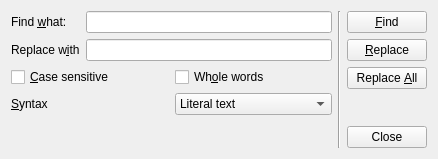
<?xml version="1.0" encoding="UTF-8"?>
<ui version="4.0">
 <class>FindAndReplaceDlg</class>
 <widget class="QDialog" name="FindAndReplaceDlg">
  <property name="geometry">
   <rect>
    <x>0</x>
    <y>0</y>
    <width>438</width>
    <height>159</height>
   </rect>
  </property>
  <property name="windowTitle">
   <string>Find and Replace</string>
  </property>
  <layout class="QHBoxLayout" name="horizontalLayout_3">
   <item>
    <layout class="QVBoxLayout" name="verticalLayout">
     <item>
      <layout class="QGridLayout" name="gridLayout">
       <item row="0" column="0">
        <widget class="QLabel" name="label">
         <property name="text">
          <string>Find &amp;what:</string>
         </property>
         <property name="buddy">
          <cstring>findLineEdit</cstring>
         </property>
        </widget>
       </item>
       <item row="0" column="1">
        <widget class="QLineEdit" name="findLineEdit"/>
       </item>
       <item row="1" column="0">
        <widget class="QLabel" name="label_2">
         <property name="text">
          <string>Replace w&amp;ith</string>
         </property>
         <property name="buddy">
          <cstring>replaceLineEdit</cstring>
         </property>
        </widget>
       </item>
       <item row="1" column="1">
        <widget class="QLineEdit" name="replaceLineEdit"/>
       </item>
      </layout>
     </item>
     <item>
      <layout class="QHBoxLayout" name="horizontalLayout">
       <item>
        <widget class="QCheckBox" name="caseCheckBox">
         <property name="text">
          <string>&amp;Case sensitive</string>
         </property>
        </widget>
       </item>
       <item>
        <widget class="QCheckBox" name="wholeCheckBox">
         <property name="text">
          <string>Wh&amp;ole words</string>
         </property>
        </widget>
       </item>
      </layout>
     </item>
     <item>
      <layout class="QHBoxLayout" name="horizontalLayout_2">
       <item>
        <widget class="QLabel" name="label_3">
         <property name="text">
          <string>&amp;Syntax</string>
         </property>
         <property name="buddy">
          <cstring>syntaxComboBox</cstring>
         </property>
        </widget>
       </item>
       <item>
        <widget class="QComboBox" name="syntaxComboBox">
         <item>
          <property name="text">
           <string>Literal text</string>
          </property>
         </item>
         <item>
          <property name="text">
           <string>Regular expression</string>
          </property>
         </item>
        </widget>
       </item>
      </layout>
     </item>
     <item>
      <spacer name="verticalSpacer">
       <property name="orientation">
        <enum>Qt::Vertical</enum>
       </property>
       <property name="sizeHint" stdset="0">
        <size>
         <width>20</width>
         <height>40</height>
        </size>
       </property>
      </spacer>
     </item>
    </layout>
   </item>
   <item>
    <widget class="Line" name="line">
     <property name="orientation">
      <enum>Qt::Vertical</enum>
     </property>
    </widget>
   </item>
   <item>
    <layout class="QVBoxLayout" name="verticalLayout_2">
     <item>
      <widget class="QPushButton" name="findButton">
       <property name="focusPolicy">
        <enum>Qt::NoFocus</enum>
       </property>
       <property name="text">
        <string>&amp;Find</string>
       </property>
      </widget>
     </item>
     <item>
      <widget class="QPushButton" name="replaceButton">
       <property name="focusPolicy">
        <enum>Qt::NoFocus</enum>
       </property>
       <property name="text">
        <string>&amp;Replace</string>
       </property>
      </widget>
     </item>
     <item>
      <widget class="QPushButton" name="replaceAllButton">
       <property name="focusPolicy">
        <enum>Qt::NoFocus</enum>
       </property>
       <property name="text">
        <string>Replace &amp;All</string>
       </property>
      </widget>
     </item>
     <item>
      <spacer name="verticalSpacer_2">
       <property name="orientation">
        <enum>Qt::Vertical</enum>
       </property>
       <property name="sizeHint" stdset="0">
        <size>
         <width>20</width>
         <height>40</height>
        </size>
       </property>
      </spacer>
     </item>
     <item>
      <widget class="QPushButton" name="closeButton">
       <property name="focusPolicy">
        <enum>Qt::NoFocus</enum>
       </property>
       <property name="text">
        <string>Close</string>
       </property>
      </widget>
     </item>
    </layout>
   </item>
  </layout>
  <zorder>label</zorder>
  <zorder>findLineEdit</zorder>
  <zorder>label_2</zorder>
  <zorder>replaceLineEdit</zorder>
  <zorder>caseCheckBox</zorder>
  <zorder>wholeCheckBox</zorder>
  <zorder>label_3</zorder>
  <zorder>syntaxComboBox</zorder>
  <zorder>verticalSpacer</zorder>
  <zorder>line</zorder>
  <zorder>findButton</zorder>
  <zorder>replaceButton</zorder>
  <zorder>replaceAllButton</zorder>
  <zorder>verticalSpacer_2</zorder>
  <zorder>closeButton</zorder>
  <zorder>syntaxComboBox</zorder>
 </widget>
 <resources/>
 <connections>
  <connection>
   <sender>closeButton</sender>
   <signal>clicked()</signal>
   <receiver>FindAndReplaceDlg</receiver>
   <slot>reject()</slot>
   <hints>
    <hint type="sourcelabel">
     <x>403</x>
     <y>140</y>
    </hint>
    <hint type="destinationlabel">
     <x>417</x>
     <y>-13</y>
    </hint>
   </hints>
  </connection>
 </connections>
</ui>
